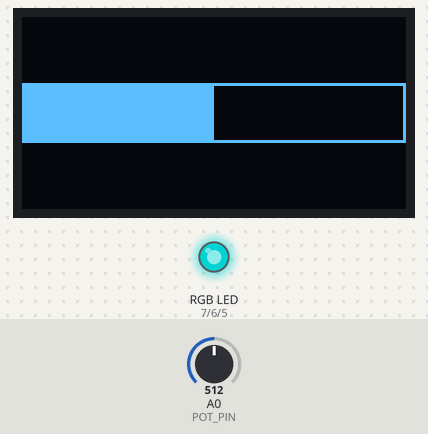
The sketch below on a simulated Arduino Uno, built with avr-gcc and run on an emulated ATmega328P. Parts: 128×64 one-colour display, an RGB LED mixed from three pins (HIGH = lit). Inputs (shaded band) come from the test bench; at power-on: A0 (POT_PIN) = 512. Dim RGB values are drawn brighter than linear; what the sketch prints to the serial monitor is not drawn.

Above: at 1.2 s.
1.3 s: A0 (POT_PIN) set to 716
At 2.0 s:
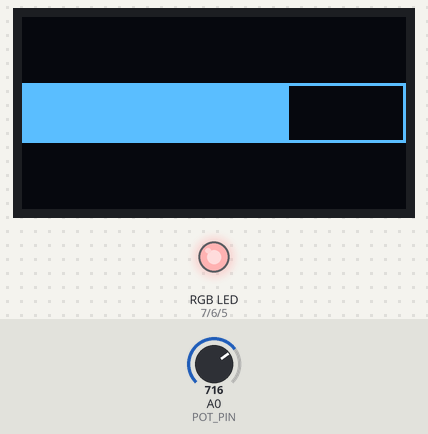
2.8 s: A0 (POT_PIN) set to 808
At 3.3 s:
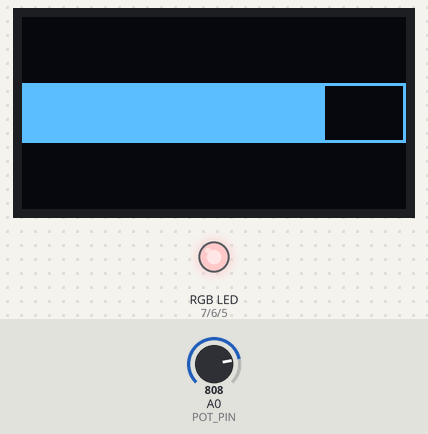
4.3 s: A0 (POT_PIN) set to 816
At 5.5 s:
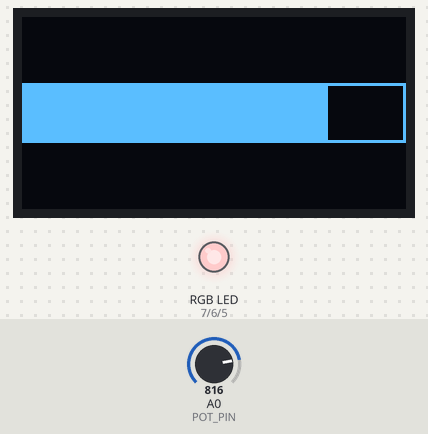
5.8 s: A0 (POT_PIN) set to 122
At 6.5 s:
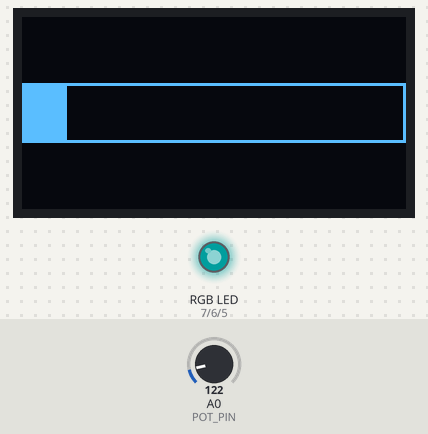
7.3 s: A0 (POT_PIN) set to 0
At 8.5 s:
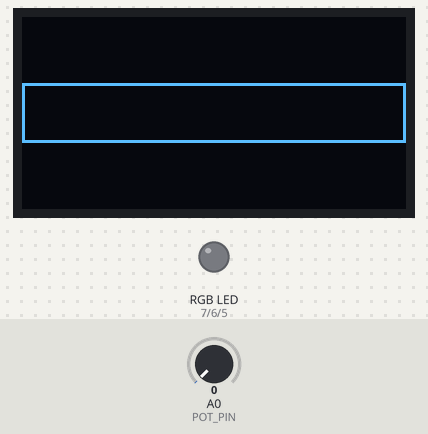
Timing chart, 0 to 9.8 s (numbered marks = the images above; inputs shaded):
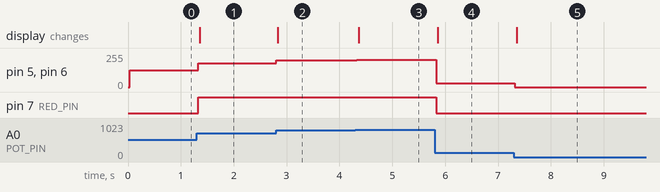

The sketch:

POT_OLED_RGB.ino
```cpp
#include <U8g2lib.h>
#include <Wire.h>

// OLED display setup
U8G2_SSD1306_128X64_NONAME_1_HW_I2C OLED(U8G2_R0, /* reset=*/U8X8_PIN_NONE);

// Potentiometer pin
#define POT_PIN A0

// RGB LED pins
#define RED_PIN 7
#define GREEN_PIN 6
#define BLUE_PIN 5

void setup() {
  // Initialize the OLED display
  OLED.begin();
  OLED.setBusClock(400000);

  // Initialize RGB LED pins as output
  pinMode(RED_PIN, OUTPUT);
  pinMode(GREEN_PIN, OUTPUT);
  pinMode(BLUE_PIN, OUTPUT);

  // Start serial communication for debugging
  Serial.begin(115200);
  while (!Serial)
    ;  // Wait for serial monitor to open
  Serial.println("Bar Graph with Potentiometer and RGB LED Example.");
}

void loop() {
  // Read the potentiometer value (0-1023)
  int potValue = analogRead(POT_PIN);

  // Map the potentiometer value to the width of the bar (0 to 128 pixels)
  int barWidth = map(potValue, 0, 1023, 0, 128);

  // Map the potentiometer value to RGB LED brightness (0 to 255)
  int redValue = map(potValue, 0, 1023, 0, 255);
  int greenValue = map(potValue, 0, 1023, 0, 255); // Inverse mapping for green
  int blueValue = map(potValue, 0, 1023, 0, 255);

  // Set RGB LED colors based on potentiometer value
  analogWrite(RED_PIN, redValue);
  analogWrite(GREEN_PIN, greenValue);
  analogWrite(BLUE_PIN, blueValue);

  // Draw the bar graph
  drawBarGraph(barWidth);

  // Output potentiometer value and LED colors to Serial Monitor
  Serial.print("Potentiometer Value: ");
  Serial.print(potValue);
  Serial.print(" | Bar Width: ");
  Serial.print(barWidth);
  Serial.print(" | RGB LED (R,G,B): ");
  Serial.print(redValue);
  Serial.print(",");
  Serial.print(greenValue);
  Serial.print(",");
  Serial.println(blueValue);
}

// Function to draw a bar graph
void drawBarGraph(int barWidth) {
  OLED.firstPage();
  do {
    // Draw a rectangle for the bar graph
    int barHeight = 20;   // Height of the bar
    int barY = 32 - (barHeight / 2);  // Center the bar vertically

    // Draw the filled bar
    OLED.drawBox(0, barY, barWidth, barHeight);

    // Draw the border of the bar (optional)
    OLED.drawFrame(0, barY, 128, barHeight);

  } while (OLED.nextPage());
}
```

Measured:
- after the input at 1.3 s, pin 5 (BLUE_PIN), pin 6 (GREEN_PIN): 127/255 → 178/255 at once; pin 7 (RED_PIN): LOW → HIGH at once; the display: changes after 0.06 s (image 1)
- after the input at 2.8 s, pin 5 (BLUE_PIN), pin 6 (GREEN_PIN): 178/255 → 201/255 at once; the display: changes at once (image 2)
- after the input at 4.3 s, pin 5 (BLUE_PIN), pin 6 (GREEN_PIN): 201/255 → 203/255 at once; the display: changes after 0.06 s (image 3)
- after the input at 5.8 s, pin 5 (BLUE_PIN), pin 6 (GREEN_PIN): 203/255 → 30/255 at once; pin 7 (RED_PIN): HIGH → LOW at once; the display: changes after 0.06 s (image 4)
- after the input at 7.3 s, pin 5 (BLUE_PIN), pin 6 (GREEN_PIN): 30/255 → 0/255 at once; the display: changes after 0.05 s (image 5)
